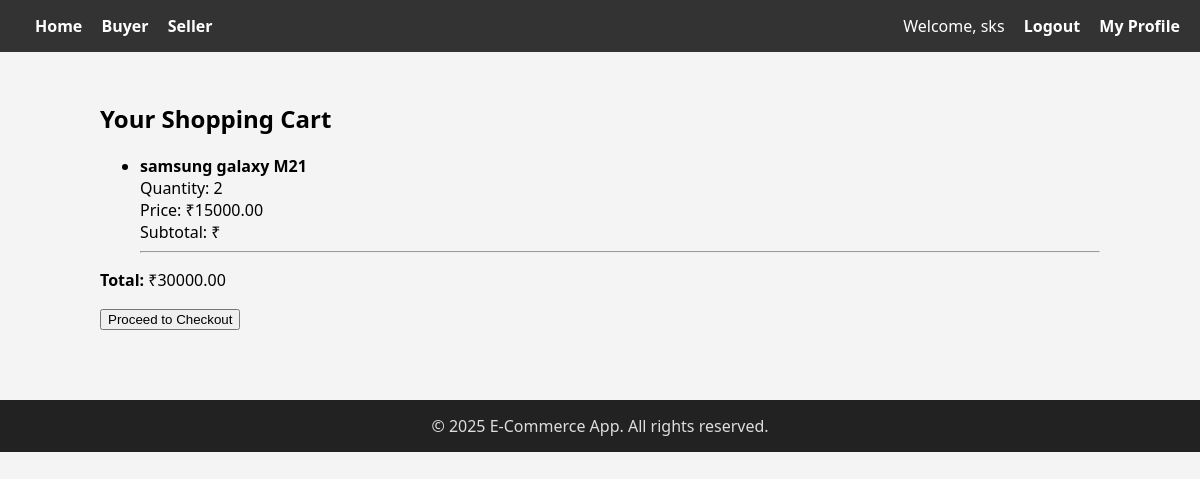
The page /cart/ (signed in) on the database its author committed.
### E_commerce_App/models.py (models this page shows, shortened)
class Cart(models.Model):
    user = models.ForeignKey(User, on_delete=models.CASCADE)
    product = models.ForeignKey(Product, on_delete=models.CASCADE)
    quantity = models.PositiveIntegerField(default=1)
    added_at = models.DateTimeField(auto_now_add=True)

class Product(models.Model):
    CATEGORY_CHOICES = [
        ('electronics', 'Electronics'),
        ('clothing', 'Clothing'),
        ('books', 'Books'),
        ('grocery', 'Grocery'),
    ]
    name = models.CharField(max_length=100)
    price = models.DecimalField(max_digits=10, decimal_places=2)
    discount = models.DecimalField(max_digits=5, decimal_places=2, default=0)
    description = models.TextField()
    image = models.ImageField(upload_to='product_images/', null=True, blank=True)
    category = models.CharField(max_length=50, choices=CATEGORY_CHOICES, default='electronics')

### E_commerce_App/views.py (the view)
# urls.py: path('cart/', view_cart, name='view_cart'),
def view_cart(request):
    cart_items = Cart.objects.filter(user=request.user)
    total = sum(item.product.price * item.quantity for item in cart_items)
    return render(request, 'cart.html', {'cart_items': cart_items, 'total': total})

### E_commerce_App/templates/cart.html
{% extends 'base.html' %}
{% block content %}
<h2>Your Shopping Cart</h2>
{% if cart_items %}
    <ul>
        {% for item in cart_items %}
            <li>
                <strong>{{ item.product.name }}</strong> <br>
                Quantity: {{ item.quantity }} <br>
                Price: ₹{{ item.product.price }} <br>
                Subtotal: ₹{{ item.product.price|floatformat:2|add:item.quantity|floatformat:2 }}
                <hr>
            </li>
        {% endfor %}
    </ul>
    <p><strong>Total:</strong> ₹{{ total }}</p>
    <a href="{% url 'checkout' %}">
        <button>Proceed to Checkout</button>
    </a>
{% else %}
    <p>Your cart is empty.</p>
{% endif %}
{% endblock %}

### E_commerce_App/templates/base.html (shortened to what this page needs)
 {% load static %}
<!DOCTYPE html>
<html lang="en">
<head>
    {% load static %}
</head>
<body>
    <div class="navbar">
        <div>
            <a href="{% url 'home' %}">Home</a>
            <a href="{% url 'buyer_home' %}">Buyer</a>
            <a href="{% url 'seller_home' %}">Seller</a>
        </div>
        <div>
            {% if user.is_authenticated %}
                <span>Welcome, {{ user.username }}</span>
                <a href="{% url 'logout' %}">Logout</a>
                <a href="{% url 'user_profile' %}">My Profile</a>
            {% else %}
                <a href="{% url 'login' %}">Login</a>
                <a href="{% url 'signup' %}">Signup</a>
            {% endif %}
        </div>
    </div>
    <div class="container">
        {% block content %}
        {% endblock %}
    </div>
    <footer>
        &copy; {{ year|default:"2025" }} E-Commerce App. All rights reserved.
    </footer>
</body>
</html>

### E_commerce_App/templates/base.html (style rules this page uses)
body { font-family: 'Segoe UI', Tahoma, Geneva, Verdana, sans-serif; margin: 0; padding: 0; background: #f4f4f4; }
.navbar { background-color: #333; color: #fff; padding: 15px 20px; display: flex; justify-content: space-between; align-items: center; }
.navbar a { color: white; margin-left: 15px; text-decoration: none; font-weight: bold; }
.container { padding: 30px 20px; max-width: 1000px; margin: auto; }
footer { text-align: center; background-color: #222; color: #ddd; padding: 15px 0; margin-top: 40px; }

### rows shown on the page
Cart: product.name "samsung galaxy M21", quantity "2", product.price "15000.00"

### other values the page prints
{{ user.username }} "sks"
{{ total }} "30000.00"
{{ year|default:"2025" }} "2025"
